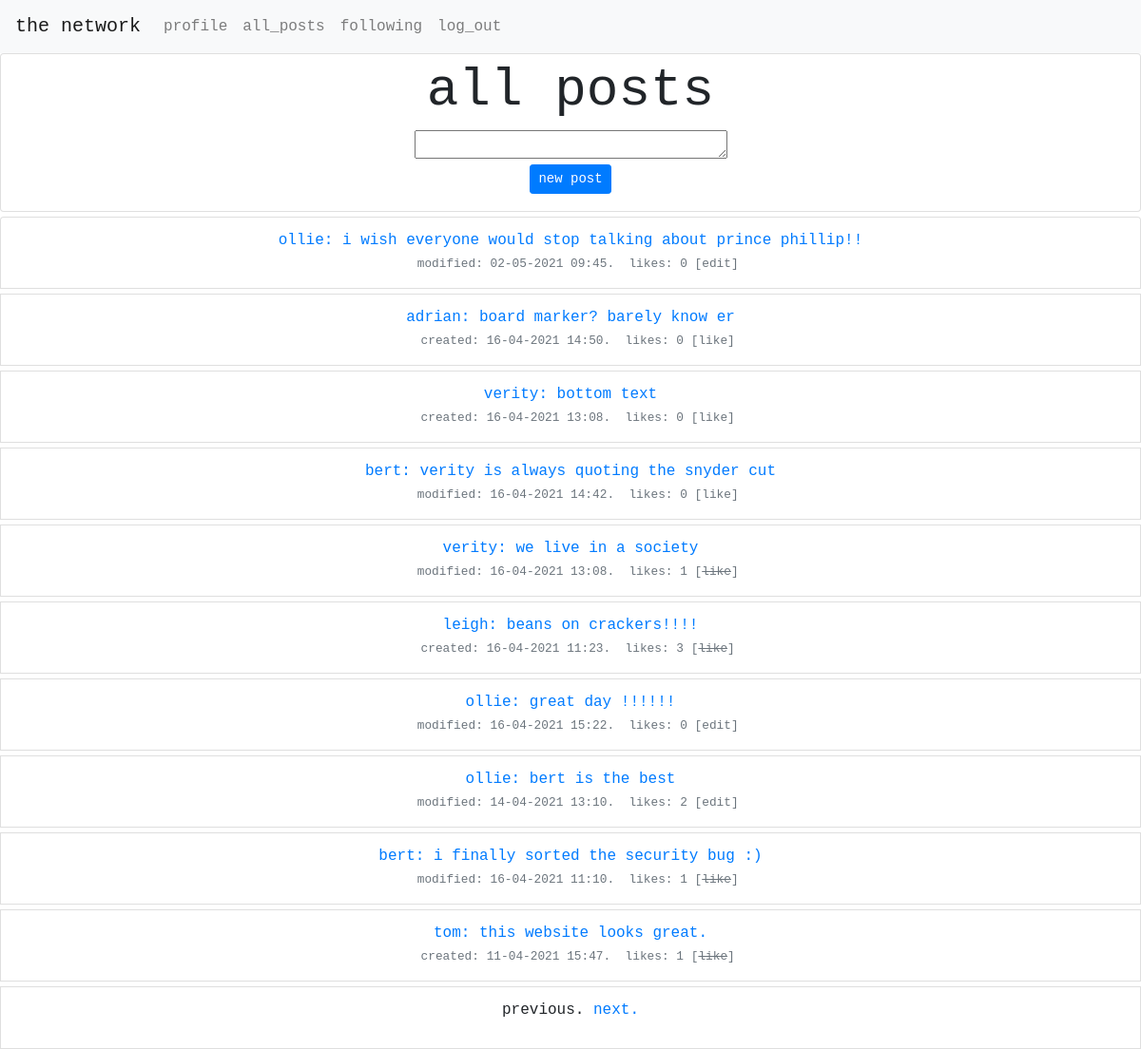
/ (signed in), run on the app's committed database.
### network/models.py (models this page shows, shortened)
class TimestampedBaseModel(models.Model):
    id = models.UUIDField(
        primary_key=True,
        default=uuid.uuid4,
        editable=False
    )
    created_at = models.DateTimeField(
        auto_now_add=True,
        editable=False,
        null=False
    )
    updated_at = models.DateTimeField(
        auto_now=True,
        editable=False,
        null=False
    )
    class Meta:
        abstract = True

class Post(TimestampedBaseModel):
    user = models.ForeignKey(
        'User',
        related_name='posts',
        verbose_name='User',
        on_delete=models.CASCADE
    )
    content = models.TextField(
        max_length=500
    )
    class Meta:
        ordering = ['-created_at']
        verbose_name_plural = "Posts"
        indexes = [
            models.Index(fields=['user']),
            models.Index(fields=['-created_at']),
        ]
    def get_number_of_likes(self):
        return Like.objects.filter(post_id=self.id).count()
    def created_or_modified(self):
        created = self.created_at.strftime('%d-%m-%Y %H:%M')
        updated = self.updated_at.strftime('%d-%m-%Y %H:%M')
        if created != updated:
            return f"modified: {updated}"
        else:
            return f" created: {created}"

class User(AbstractUser):
    id = models.UUIDField(
        primary_key=True,
        default=uuid.uuid4,
        editable=False
    )
    def __str__(self):
        return self.username
    def get_liked_posts(self):
        post_ids = Like.objects.filter(related_user_id=self.id).values("post")
        return Post.objects.filter(id__in=post_ids)

### network/views.py (the view)
# urls.py: path("", views.index, name="index"),
def index(request):
    if request.method == "GET":
        user = request.user.id
        post_list = Post.objects.all()
        posts = paginate(request, post_list)
        liked_posts = users_liked_posts(request)
        return render(request, "network/index.html", {
            "posts": posts,
            "post_form": PostForm(initial={'user': user}),
            "liked_posts": liked_posts,
        })
    if request.method == "POST":
        form = PostForm(request.POST)
        if form.is_valid():
            form.save()
            return HttpResponseRedirect(reverse("index"))

### network/forms.py
class PostForm(ModelForm):
    class Meta:
        model = Post
        fields = ['user', 'content']
        widgets = {
            'user': HiddenInput(),
            'content': forms.Textarea(
                attrs={'rows': 1, 'cols': 30})
        }

### network/utils.py (called while the page is built)
def paginate(request, post_list):
    page = request.GET.get('page', 1)
    """ split posts into  sets of 10"""
    paginator = Paginator(post_list, 10)
    """ set which posts to display """
    try:
        posts = paginator.page(page)
    except PageNotAnInteger:
        """ set page 1 if request is not specific """
        posts = paginator.page(1)
    except EmptyPage:
        """  display final posts if empty page is requested """
        posts = paginator.page(paginator.num_pages)
    return posts

def users_liked_posts(request):
    liked_posts = ""
    if request.user.is_authenticated:
        liked_posts = request.user.get_liked_posts()
    return liked_posts

### network/templates/network/index.html (shortened to what this page needs)
{% extends "network/layout.html" %}
{% block body %}
    <div class="row" id="page_title">
        <div class="col">
            <div class="card" style="padding-top: 5px;padding-bottom: 5px;">
                <h3 class="display-4 text-monospace text-center" style="margin-left: 15px;margin-right: 15px;"><strong>all
                    posts</strong></h3>
                {% if user.is_authenticated %}
                    {% include 'network/new_post.html' %}
                {% endif %}
            </div>
        </div>
    </div>
    {% include 'network/posts.html' %}
    {% load static %}
{% endblock %}

### network/templates/network/new_post.html (shortened to what this page needs)
<div id="new_post" class="d-flex justify-content-center">
    <form action="{% url 'index' %}" method="post">
        {% for field in post_form %}
            {{ field }}
        {% endfor %}
        <div class="d-flex justify-content-center">
            <button class="btn btn-primary btn-sm text-monospace" type="submit" style="margin-bottom: 13px;">new post
            </button>
        </div>
    </form>
</div>

### network/templates/network/posts.html (shortened to what this page needs)
<ul class="list-group">
    {% for post in posts %}
        <li class="list-group-item" style="margin-top:5px;">
            <div class="media">
                <div class="media-body">
                    <div class="media" style="overflow:visible;">
                        <div class="media-body" style="overflow:visible;">
                            <div class="row">
                                <div class="col-md-12 text-monospace text-primary text-center">
                                    <p class="text-monospace text-center" style="margin-bottom: 2px;"">
                                    <span class="content-box" id="content-box-{{ post.id }}">
<a href="/profile/{{ post.user_id }}">{{ post.user }}<a>: <span id="content_{{ post.id }}">{{ post.content }}</span>
                                    </span>
                                    <br><small class="text-muted"> &nbsp; <span
                                        id="created_updated{{ post.id }}">{{ post.created_or_modified }}</span>.&nbsp;
                                    likes:
                                    <span id="like_number_{{ post.id }}">{{ post.get_number_of_likes }} </span>
                                    {% if user.is_authenticated %}
                                        {% if user.id == post.user_id %}
                                            <span class="edit_button" id="edit_button{{ post.id }}"
                                                  data-post="{{ post.id }}" data-user="{{ user.id }}">[edit]
                                                    </span>
                                        {% else %}
                                            <span class="like_button" id="like_text_{{ post.id }}"
                                                  data-post="{{ post.id }}" data-user="{{ user.id }}">
                                                    {% if post in liked_posts %}
                                                        [<strike>like</strike>]
                                                    {% else %}
                                                        [like]
                                                        </span>
                                                    {% endif %}
                                        {% endif %}
                                    {% endif %}
                                </small></p>
                                </div>
                            </div>
                        </div>
                    </div>
                </div>
            </div>
        </li>
    {% endfor %}
</ul>
<ul class="list-group">
    <li class="list-group-item" style="margin-top:5px;">
        <div class="media">
            <div class="media-body">
                <div class="media" style="overflow:visible;">
                    <div class="media-body" style="overflow:visible;">
                        <div class="row">
                            <div class="col-md-12 text-monospace">
                                <p class="text-monospace text-center">
                                    {% if posts.has_other_pages %}
                                        {% if posts.has_previous %}
                                            <a href="?page={{ posts.previous_page_number }}">previous.</a>
                                        {% else %}
                                            <span>previous.</span>
                                        {% endif %}
                                        {% if posts.has_next %}
                                            <a href="?page={{ posts.next_page_number }}">next.</a>
                                        {% else %}
                                            <span>next.</span>
                                        {% endif %}
                                    {% endif %}
                                    <br></p>
                            </div>
                        </div>
                    </div>
                </div>
            </div>
        </div>
    </li>
</ul>

### network/static/network/styles.css (style rules this page uses)
p { text-transform: lowercase; }

### data on the page
Post: user "ollie", content "i wish everyone would stop talking about prince phillip!!", created_or_modified "modified: 02-05-2021 09:45", get_number_of_likes "0"
Post: user "adrian", content "board marker? barely know er", created_or_modified "created: 16-04-2021 14:50", get_number_of_likes "0", shows "[like]"
Post: user "verity", content "bottom text", created_or_modified "created: 16-04-2021 13:08", get_number_of_likes "0", shows "[like]"
Post: user "bert", content "verity is always quoting the snyder cut", created_or_modified "modified: 16-04-2021 14:42", get_number_of_likes "0", shows "[like]"
Post: user "verity", content "we live in a society", created_or_modified "modified: 16-04-2021 13:08", get_number_of_likes "1"
Post: user "leigh", content "beans on crackers!!!!", created_or_modified "created: 16-04-2021 11:23", get_number_of_likes "3"
Post: user "ollie", content "great day !!!!!!", created_or_modified "modified: 16-04-2021 15:22", get_number_of_likes "0"
Post: user "ollie", content "bert is the best", created_or_modified "modified: 14-04-2021 13:10", get_number_of_likes "2"
Post: user "bert", content "i finally sorted the security bug :)", created_or_modified "modified: 16-04-2021 11:10", get_number_of_likes "1"
Post: user "tom", content "this website looks great.", created_or_modified "created: 11-04-2021 15:47", get_number_of_likes "1"
